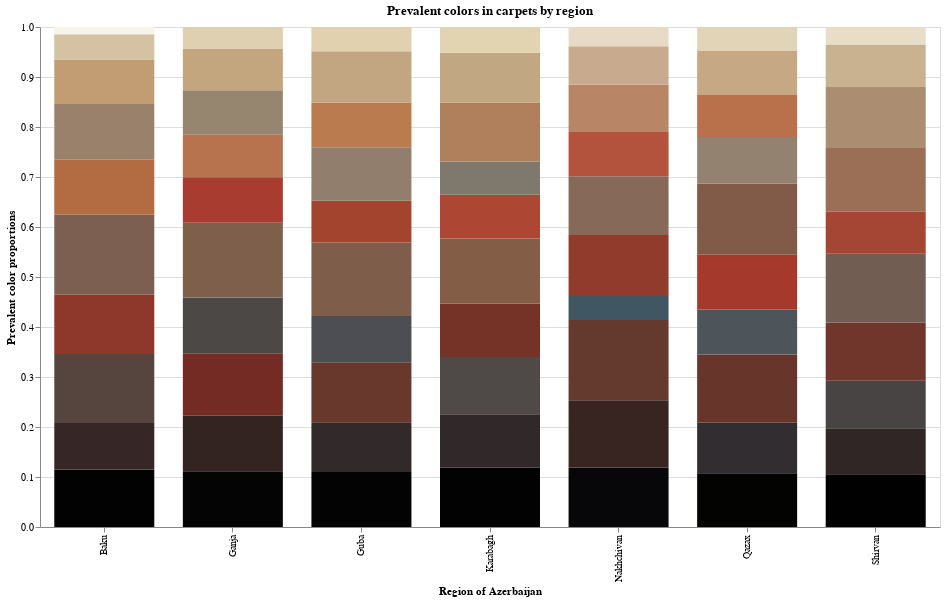

The notebook cell this image was saved under:
### Markdown cell above
# Color distribution based on the analysis of all images in each region

While tsking samples from each region can save as computing power, in this case, the overall pool of images is small enough to not sample the images. In this way, we will tradeoff a few seconds of computing time for more accurate color distribution between regions.

### Code cell
import altair as alt

alt.Chart(viz_df_all, title='Prevalent colors in carpets by region').mark_bar(size=100).encode(
    alt.X(
        'region',
        axis=alt.Axis(
            title='Region of Azerbaijan'
        )
    ),
    alt.Y(
        'sum(prop)',
        scale=alt.Scale(domain=(0,1)),
        axis=alt.Axis(
            title='Prevalent color proportions'
        )
    ),
    
    color=alt.Color(
        'hex',
        scale=None,
        legend=None
    ),
    order=alt.Order(
        'hsp',
        sort='ascending'
    ),
    tooltip=['region', 'hex', 'prop']
).properties(
    width=900,
    height=500
)

### Figure 1 — Vega-Lite specification as saved in the notebook (floating-point values rounded to 4 significant figures)
{"config": {"view": {"continuousWidth": 400, "continuousHeight": 300}}, "data": {"name": "data-118895223e00a7f3d14f09adcfbcb593"}, "mark": {"type": "bar", "size": 100}, "encoding": {"color": {"field": "hex", "legend": null, "scale": null, "type": "nominal"}, "order": {"field": "hsp", "sort": "ascending", "type": "quantitative"}, "tooltip": [{"field": "region", "type": "nominal"}, {"field": "hex", "type": "nominal"}, {"field": "prop", "type": "quantitative"}], "x": {"axis": {"title": "Region of Azerbaijan"}, "field": "region", "type": "nominal"}, "y": {"aggregate": "sum", "axis": {"title": "Prevalent color proportions"}, "field": "prop", "scale": {"domain": [0, 1]}, "type": "quantitative"}}, "height": 500, "title": "Prevalent colors in carpets by region", "width": 900, "$schema": "https://vega.github.io/schema/vega-lite/v4.17.0.json", "datasets": {"data-118895223e00a7f3d14f09adcfbcb593": [{"hex": "#030202", "hsp": 3.035, "prop": 0.1149, "region": "Baku"}, {"hex": "#372626", "hsp": 44.11, "prop": 0.09297, "region": "Baku"}, {"hex": "#56443f", "hsp": 73.9, "prop": 0.1379, "region": "Baku"}, {"hex": "#8d382a", "hsp": 89.85, "prop": 0.1186, "region": "Baku"}, {"hex": "#7c5f50", "hsp": 103.7, "prop": 0.1599, "region": "Baku"}, {"hex": "#b36b41", "hsp": 129.7, "prop": 0.1104, "region": "Baku"}, {"hex": "#9a816b", "hsp": 135.2, "prop": 0.1113, "region": "Baku"}, {"hex": "#c29d73", "hsp": 165.6, "prop": 0.08909, "region": "Baku"}, {"hex": "#d4c2a2", "hsp": 197.1, "prop": 0.05031, "region": "Baku"}, {"hex": "#f7f4ea", "hsp": 244.3, "prop": 0.01462, "region": "Baku"}, {"hex": "#040404", "hsp": 4.41, "prop": 0.1117, "region": "Ganja"}, {"hex": "#342421", "hsp": 41.82, "prop": 0.1109, "region": "Ganja"}, {"hex": "#732b24", "hsp": 72.42, "prop": 0.1251, "region": "Ganja"}, {"hex": "#4b4845", "hsp": 73.26, "prop": 0.1111, "region": "Ganja"}, {"hex": "#7d5f4c", "hsp": 103.5, "prop": 0.1499, "region": "Ganja"}, {"hex": "#a83c30", "hsp": 104.6, "prop": 0.09108, "region": "Ganja"}, {"hex": "#b7734e", "hsp": 136.2, "prop": 0.08483, "region": "Ganja"}, {"hex": "#96856f", "hsp": 136.7, "prop": 0.08878, "region": "Ganja"}, {"hex": "#c4a67e", "hsp": 171.9, "prop": 0.08373, "region": "Ganja"}, {"hex": "#ded0b0", "hsp": 209.5, "prop": 0.04295, "region": "Ganja"}, {"hex": "#030303", "hsp": 3.346, "prop": 0.1102, "region": "Guba"}, {"hex": "#32292b", "hsp": 44.85, "prop": 0.09935, "region": "Guba"}, {"hex": "#67382b", "hsp": 72.76, "prop": 0.12, "region": "Guba"}, {"hex": "#4c4e53", "hsp": 78.7, "prop": 0.0927, "region": "Guba"}, {"hex": "#7e5d4b", "hsp": 103.0, "prop": 0.1468, "region": "Guba"}, {"hex": "#a3442f", "hsp": 104.8, "prop": 0.08359, "region": "Guba"}, {"hex": "#917e6d", "hsp": 130.8, "prop": 0.1072, "region": "Guba"}, {"hex": "#ba7b4f", "hsp": 141.5, "prop": 0.08907, "region": "Guba"}, {"hex": "#c2a581", "hsp": 171.0, "prop": 0.1025, "region": "Guba"}, {"hex": "#e1d1af", "hsp": 210.7, "prop": 0.04871, "region": "Guba"}, {"hex": "#020202", "hsp": 2.343, "prop": 0.1184, "region": "Karabagh"}, {"hex": "#312929", "hsp": 44.07, "prop": 0.1073, "region": "Karabagh"}, {"hex": "#4f4a48", "hsp": 76.15, "prop": 0.1144, "region": "Karabagh"}, {"hex": "#753327", "hsp": 76.68, "prop": 0.1071, "region": "Karabagh"}, {"hex": "#845d47", "hsp": 104.9, "prop": 0.1299, "region": "Karabagh"}, {"hex": "#ae4634", "hsp": 110.9, "prop": 0.08716, "region": "Karabagh"}, {"hex": "#7e786d", "hsp": 121.1, "prop": 0.06694, "region": "Karabagh"}, {"hex": "#b0805c", "hsp": 141.6, "prop": 0.118, "region": "Karabagh"}, {"hex": "#c2a783", "hsp": 172.2, "prop": 0.09913, "region": "Karabagh"}, {"hex": "#e2d3b1", "hsp": 212.5, "prop": 0.05167, "region": "Karabagh"}, {"hex": "#070608", "hsp": 7.06, "prop": 0.119, "region": "Nakhchivan"}, {"hex": "#382421", "hsp": 42.96, "prop": 0.1343, "region": "Nakhchivan"}, {"hex": "#653a2e", "hsp": 73.09, "prop": 0.1608, "region": "Nakhchivan"}, {"hex": "#405663", "hsp": 81.93, "prop": 0.04799, "region": "Nakhchivan"}, {"hex": "#913b2d", "hsp": 92.67, "prop": 0.1218, "region": "Nakhchivan"}, {"hex": "#876959", "hsp": 113.6, "prop": 0.1175, "region": "Nakhchivan"}, {"hex": "#b4533d", "hsp": 119.5, "prop": 0.08871, "region": "Nakhchivan"}, {"hex": "#b88666", "hsp": 148.3, "prop": 0.09433, "region": "Nakhchivan"}, {"hex": "#c8ab8f", "hsp": 177.6, "prop": 0.07713, "region": "Nakhchivan"}, {"hex": "#e7dac7", "hsp": 220.1, "prop": 0.03845, "region": "Nakhchivan"}, {"hex": "#030302", "hsp": 3.429, "prop": 0.1075, "region": "Qazax"}, {"hex": "#322d30", "hsp": 47.23, "prop": 0.1011, "region": "Qazax"}, {"hex": "#68352b", "hsp": 71.82, "prop": 0.1362, "region": "Qazax"}, {"hex": "#4d555b", "hsp": 83.76, "prop": 0.09025, "region": "Qazax"}, {"hex": "#a5392c", "hsp": 101.9, "prop": 0.1096, "region": "Qazax"}, {"hex": "#815a48", "hsp": 102.2, "prop": 0.1424, "region": "Qazax"}, {"hex": "#948270", "hsp": 134.0, "prop": 0.09286, "region": "Qazax"}, {"hex": "#b9714c", "hsp": 136.1, "prop": 0.08443, "region": "Qazax"}, {"hex": "#c6a884", "hsp": 174.4, "prop": 0.08773, "region": "Qazax"}, {"hex": "#e2d4b7", "hsp": 214.0, "prop": 0.04806, "region": "Qazax"}, {"hex": "#020102", "hsp": 2.005, "prop": 0.1053, "region": "Shirvan"}, {"hex": "#312626", "hsp": 42.11, "prop": 0.09216, "region": "Shirvan"}, {"hex": "#494444", "hsp": 69.77, "prop": 0.09488, "region": "Shirvan"}, {"hex": "#70362c", "hsp": 75.9, "prop": 0.1169, "region": "Shirvan"}, {"hex": "#725d52", "hsp": 99.34, "prop": 0.1375, "region": "Shirvan"}, {"hex": "#a54534", "hsp": 106.7, "prop": 0.08404, "region": "Shirvan"}, {"hex": "#9a6f55", "hsp": 123.7, "prop": 0.1275, "region": "Shirvan"}, {"hex": "#ab8d71", "hsp": 148.7, "prop": 0.122, "region": "Shirvan"}, {"hex": "#c9b290", "hsp": 182.0, "prop": 0.08455, "region": "Shirvan"}, {"hex": "#e8dec7", "hsp": 223.2, "prop": 0.0352, "region": "Shirvan"}]}}
